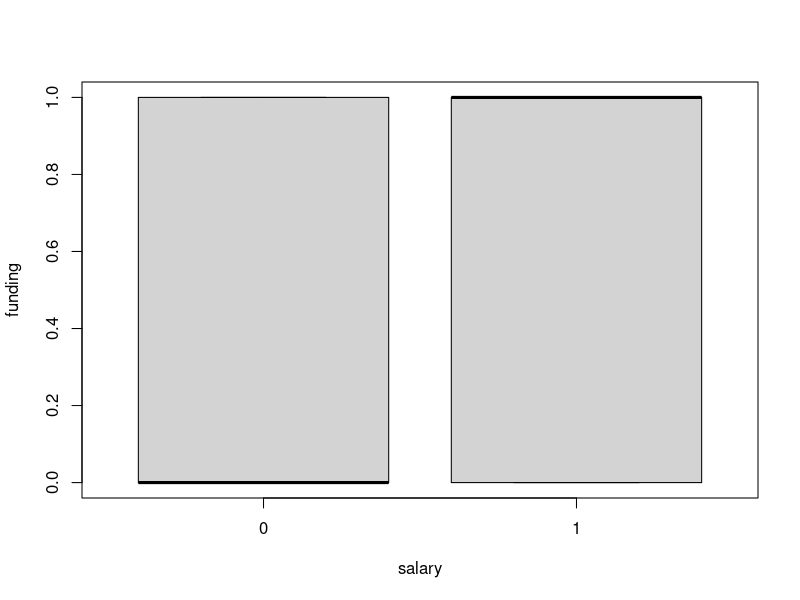
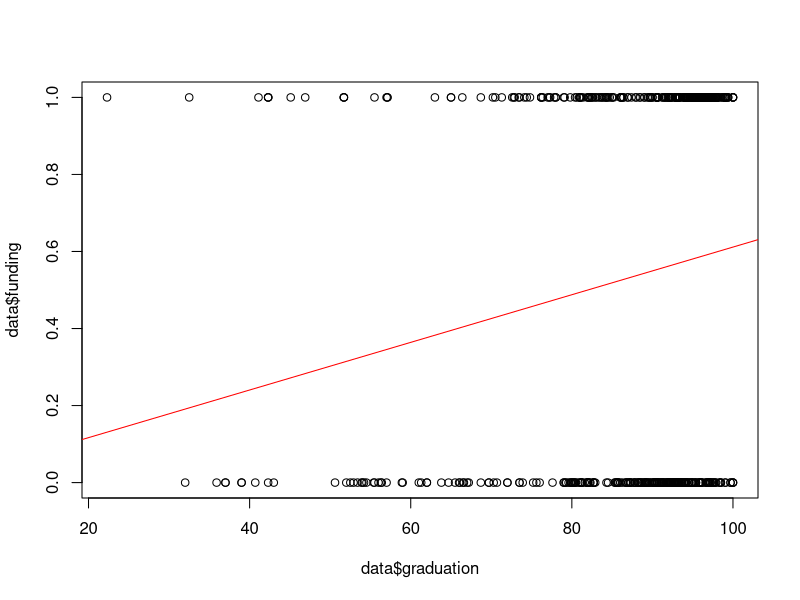
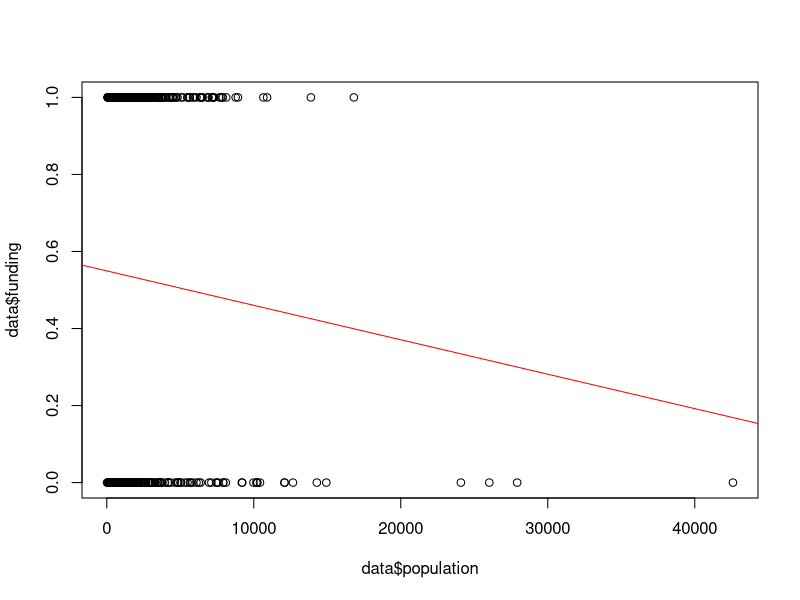
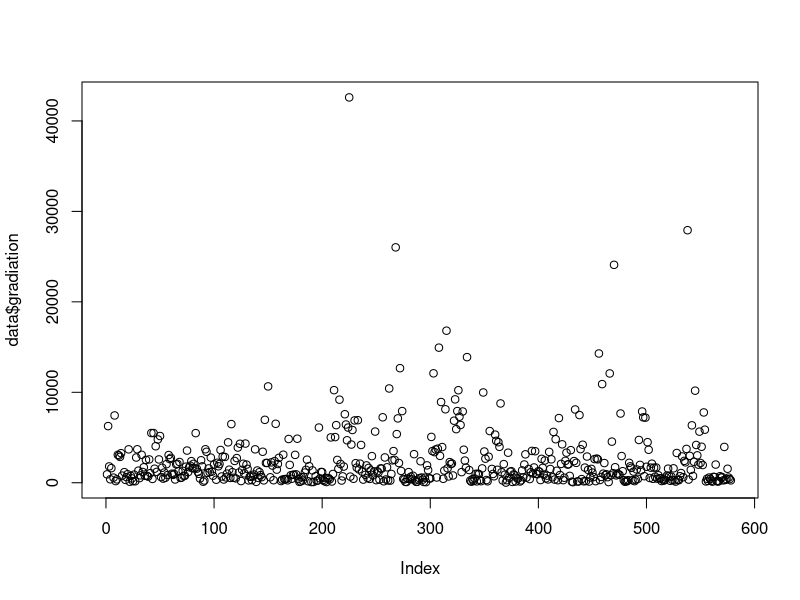
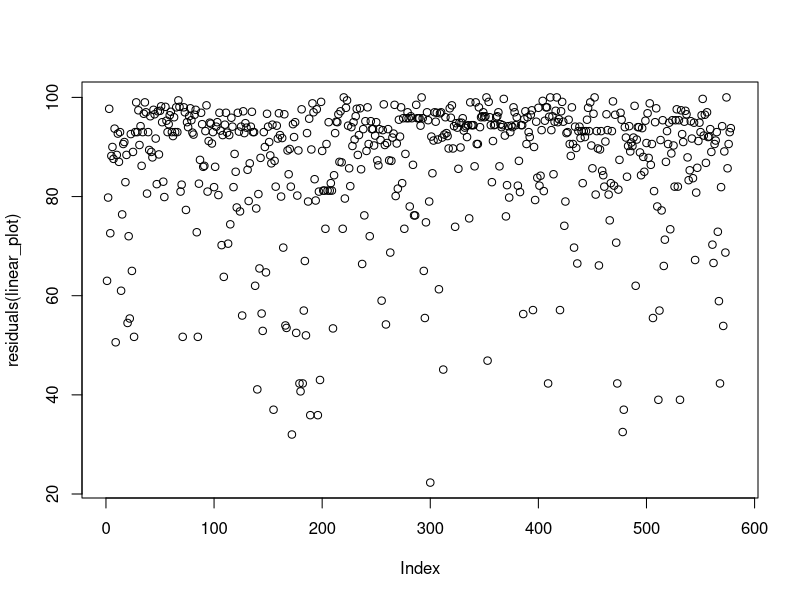
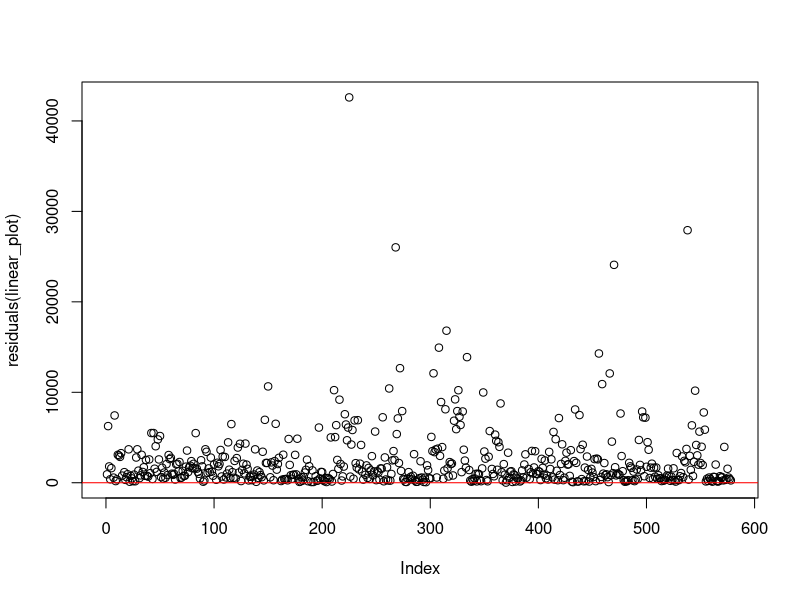

Here is the R script that generated these plots, in order:
## Load packages
# NOTE: Run base.R if these commands return an error!
library(readr)
library(dplyr)
library(ggplot2)
library(haven)
library(psych)

# set working directory
setwd("~/Desktop/STA215")

# Load data 
data <- read.csv("raw_data.csv")

#create table 2 contingency table
table(data$funding, data$salary)

#create table 1 descriptive statistics 
table(data$population)
describe(data$population)

table(data$gradiation)
describe(data$graduation)

table(data$funding)
mean(data$funding)

table(data$salary)


#create figure 1 - boxplot 
lm(funding ~ salary, data = data)
aov(funding ~ salary, data = data)
summary(funding ~ salary, data = data)
boxplot(funding ~ salary, data = data)

lm(funding ~ graduation, data = data)
aov(funding ~ graduation, data = data)
summary(funding ~ graduation, data = data)

#create figure 2 - scatter plot
linear_plot <- plot(data$graduation, data$funding)
print(linear_plot)
meany <- mean(data$graduation)
meanx <- mean(data$funding)
abline(h = meanx, col = "black")
abline(v = meany, col = "black")
linear_relationship <- lm(funding ~ graduation, data = data)
summary(linear_relationship)
abline(linear_relationship, col = "red")

linear_plot <- plot(data$population, data$funding)
print(linear_plot)
meany <- mean(data$population)
meanx <- mean(data$funding)
abline(h = meanx, col = "black")
abline(v = meany, col = "black")
linear_relationship <- lm(funding~ population, data = data)
summary(linear_relationship)
abline(linear_relationship, col = "red")

#create figure 3 - residual plot 
linear_plot <- plot(data$population, data$gradiation)
print(linear_plot)

# add x line and y line for means
meany <- mean(data$population)
meanx <- mean(data$graduation)

linear_relationship <- lm(graduation ~ population, data = data)
summary(linear_relationship)

# Plot the residuals
plot(data$graduation, residuals(linear_plot))
plot(data$population, residuals(linear_plot))

# Add a horizontal line at zero to indicate the baseline
abline(h = 0, col = "red")
